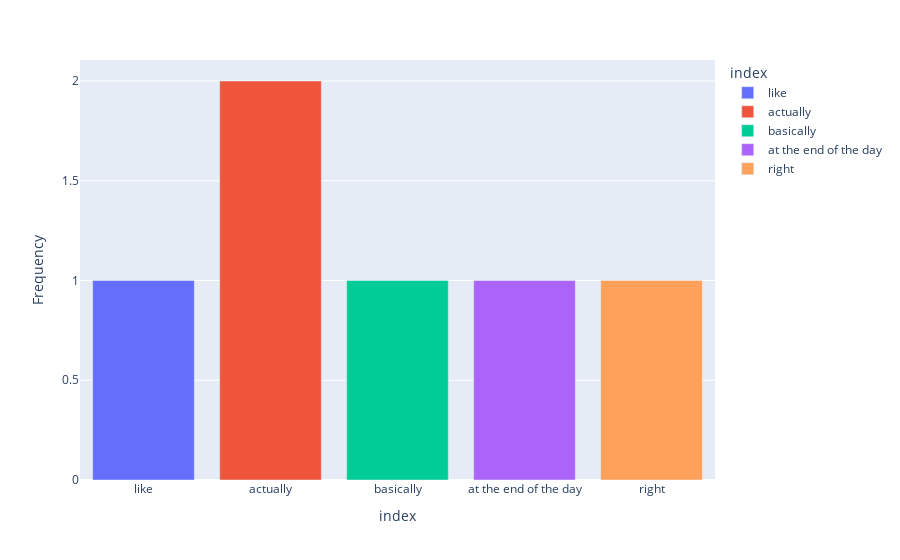

Source (notebook cell):
### Code cell
'''global variables'''
high_thresh_freq = 0
high_thresh_word = str
total_words = 0
words_repeated = 0

''' we start by creating a parent class recurrent phrase
                            and declare the filler words in the constructor of parent class '''


class Recurrent_phrase:     # parent class
    
    def __init__(self):     # parent class constructor
        
        # declaring the filler words
        self.words_to_recognize = [
                        "well",'um','uh',"hmm","like","actually","basically","seriously","you see","you know","I mean",
                         "at the end of the day" , "believe me", "I guess" , "I suppose" , "or something" , "ok so" , "right"
                      ]
        
        # creating instance for speech recognition
        self.speech_1 = sr.Recognizer() 


        
''' create a class frequency_check to check the frequency of the filler words if they occur in the sentence '''

class frequency_check(Recurrent_phrase):      # child class frequency_check inherits parent class Recurrent_phrase
    
    def __init__(self):                       # child class constructor
        
        # calling the constructor of parent class
        super().__init__()
        
        
        
        
    ''' we now create a function to check whether the filler words occur in the sentence '''
    
    def character_check(self):                           # defining a function character_check
        self.words = []                                  # creating the list to append the words if they appear
        with sr.Microphone() as source:                  # using Microphone function to take input from the microphone
            start_time = time.time()
            print('say something!!')
            audio = self.speech_1.listen(source)         # using listen function to listen the source
            end_time = time.time()
            self.character = self.speech_1.recognize_google(audio) # using google's API to recognize the words
            for char in self.words_to_recognize:
                if char in self.character:
                    self.words.append(char)              # appending the filler words in the list if they exists in the sentence
                    
            self.total_time = end_time - start_time
            
                    
    ''' we now create a function to check the frequency of those filler words '''
    
    def check_frequency(self):                       # defining a function check_frequency
        self.character_check()
        self.frequency = {}                          # creating a dictionary to store the filler words if they exist
        for i in self.words:
            x = self.character.count(i)
            if i not in self.frequency:
                self.frequency[i] = x
            else:
                self.frequency[i] += 1
        return self.character , self.total_time/60      # returning the input given by the user
    
    
    
    
''' visualizing the frequency of filler words , here we are using python plotly library for advance data visualization '''

class visualize_frequency(frequency_check):         # child class visualize_frequency inherits the parent chass frequency_check 
    
    def __init__(self):                             # constructor of child class 
        
        # calling the parent class constructor
        super().__init__()
       
    
    # creating a dataset of the filler words
    def data_set(self):
         self.data = pd.DataFrame(pd.Series(self.frequency) , columns = ['Frequency'])
            
    def time_and_frequency(self):
        self.data_set()
        global total_words
        total_words=len(self.character.split())
        if len(self.frequency) != 0:
            print('Frequency of filler words in your speech :')
            for i in self.frequency:
                print(i ,':', self.frequency[i]/total_words*100 , end = '  ')
            else:
                pass
        else:
            pass
        
    def words_per_minute(self):
        self.time_and_frequency()
        self.wps = len(self.character.split())/(self.total_time/60)
        
    # visualizing the dataset
    def visualize(self):
        self.words_per_minute()
        
        if len(self.data) != 0:                     # checking whether we have encountered any filler word or not
            
            # creating a bar plot of the frequencies of the filler words using bar plt
            fig = px.bar(data_frame = self.data , x = self.data.index , y = 'Frequency',color = self.data.index)
            fig.show()
            
        else:
            pass
        return self.wps
    
    def total_count_of_words(self):
        words_by_user = {}
        thresh = 1
        global high_thresh_freq
        global high_thresh_word
        global words_repeated

        for words in self.character.split():
            if words not in words_by_user:
                words_by_user[words] = 1
            else:
                words_by_user[words] += 1
                
        for key , value in words_by_user.items():
            if value > high_thresh_freq:
                high_thresh_word = key
                high_thresh_freq = value
            if value > thresh:
                words_repeated = words_repeated + value
                yield key
            else:
                pass
   

if __name__ == '__main__':
    vi = visualize_frequency()
    
    word_spoken , total_time_taken = vi.check_frequency()
    words_per_minute = vi.visualize()
    print('sentence spoken by the user : ',word_spoken)
    print('total time taken by the user : ',np.round(total_time_taken,4))
    print('total words per minute by the user : ',np.round(words_per_minute,4))
    for words in vi.total_count_of_words():
        print('words repeated more than once : ',words)
    if(high_thresh_freq > 1):
        print("The word with the highest frequency in your speech is : '",high_thresh_word, "' with frequency of : ",high_thresh_freq)
        
    final_score = ((total_words - words_repeated)/total_words)*100
    print("Your Score : ", final_score)
    print("Remarks: ", end='')
    if(final_score < 30):
        print("Your Score is too less, it needs immmediate improvement.")
    elif(final_score < 50):
        print("Your Score is less, please try to improve it.")
    elif(final_score < 70):
        print("Your Score is good, but keep trying to improve it.")
    elif(final_score < 90):
        print("Your Score is great, it needs minor improvements.")
    else:
        print("You have scored an excellent score. Keep it up!")

### Figure 1 — Plotly figure (JSON) as saved in the notebook; plotly's stock layout.template omitted (floating-point values rounded to 4 significant figures)
{"data": [{"alignmentgroup": "True", "hovertemplate": "index=%{x}<br>Frequency=%{y}<extra></extra>", "legendgroup": "like", "marker": {"color": "#636efa", "pattern": {"shape": ""}}, "name": "like", "offsetgroup": "like", "orientation": "v", "showlegend": true, "textposition": "auto", "type": "bar", "x": ["like"], "xaxis": "x", "y": [1], "yaxis": "y"}, {"alignmentgroup": "True", "hovertemplate": "index=%{x}<br>Frequency=%{y}<extra></extra>", "legendgroup": "actually", "marker": {"color": "#EF553B", "pattern": {"shape": ""}}, "name": "actually", "offsetgroup": "actually", "orientation": "v", "showlegend": true, "textposition": "auto", "type": "bar", "x": ["actually"], "xaxis": "x", "y": [2], "yaxis": "y"}, {"alignmentgroup": "True", "hovertemplate": "index=%{x}<br>Frequency=%{y}<extra></extra>", "legendgroup": "basically", "marker": {"color": "#00cc96", "pattern": {"shape": ""}}, "name": "basically", "offsetgroup": "basically", "orientation": "v", "showlegend": true, "textposition": "auto", "type": "bar", "x": ["basically"], "xaxis": "x", "y": [1], "yaxis": "y"}, {"alignmentgroup": "True", "hovertemplate": "index=%{x}<br>Frequency=%{y}<extra></extra>", "legendgroup": "at the end of the day", "marker": {"color": "#ab63fa", "pattern": {"shape": ""}}, "name": "at the end of the day", "offsetgroup": "at the end of the day", "orientation": "v", "showlegend": true, "textposition": "auto", "type": "bar", "x": ["at the end of the day"], "xaxis": "x", "y": [1], "yaxis": "y"}, {"alignmentgroup": "True", "hovertemplate": "index=%{x}<br>Frequency=%{y}<extra></extra>", "legendgroup": "right", "marker": {"color": "#FFA15A", "pattern": {"shape": ""}}, "name": "right", "offsetgroup": "right", "orientation": "v", "showlegend": true, "textposition": "auto", "type": "bar", "x": ["right"], "xaxis": "x", "y": [1], "yaxis": "y"}], "layout": {"barmode": "relative", "legend": {"title": {"text": "index"}, "tracegroupgap": 0}, "margin": {"t": 60}, "xaxis": {"anchor": "y", "categoryarray": ["like", "actually", "basically", "at the end of the day", "right"], "categoryorder": "array", "domain": [0, 1], "title": {"text": "index"}}, "yaxis": {"anchor": "x", "domain": [0, 1], "title": {"text": "Frequency"}}}}
